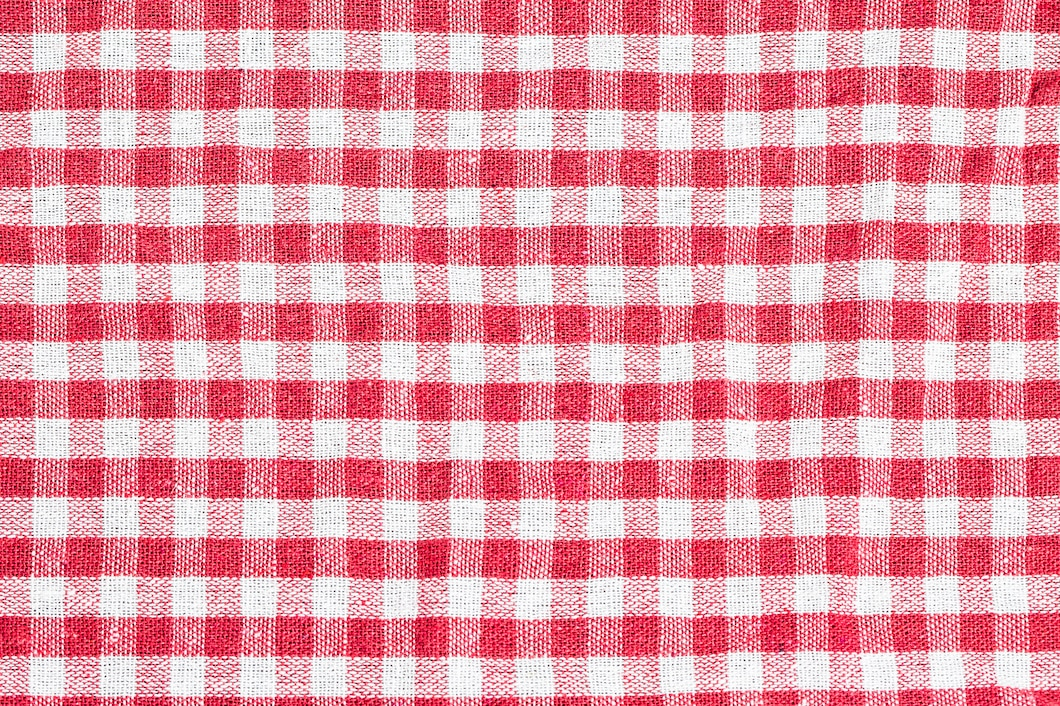
#> input picture train/backgrounds/bg-tablecloth-1.jpeg, 1060 x 706 px; its folder holds only this picture in this run
$ python main.py --in-bg train/backgrounds --in-obj train/backgrounds --img-prefix train/backgrounds/bg-tablecloth-1.jpeg   (older library calls are emulated)
#> lines starting #> are read from the running program, lines starting #| are printed output that depends on the picture
### utils.py
import time
from typing import Any
import numpy as np
import cv2


def get_cv2_perspective_transform(src: cv2.Mat, dst: cv2.Mat) -> Any:
    return cv2.getPerspectiveTransform(src, dst)


def current_ms() -> int:
    return round(time.time() * 1000)


# [6 lines left out: function calculate_coordinates, not called in this run]


def get_pil_perspective_transform(src, dst):
    matrix = []
    for p1, p2 in zip(dst, src):
        matrix.append([p1[0], p1[1], 1, 0, 0, 0,
                       -p2[0]*p1[0], -p2[0]*p1[1]])
        matrix.append([0, 0, 0, p1[0], p1[1], 1,
                       -p2[1]*p1[0], -p2[1]*p1[1]])
    A = np.matrix(matrix, dtype=np.float)
    B = np.array(src).reshape(8)
    res = np.dot(np.linalg.inv(A.T * A) * A.T, B)
    return np.array(res).reshape(8)

### main.py
from os import path
from PIL import Image, ImageDraw, ImageEnhance
import random
import utils
import json
from pathlib import Path
import argparse
import sys

BG_PATH = 'train/backgrounds'
ID_CARD_PATH = 'train/id-cards'
OUTPUT_IMAGE_PATH = 'export/data_sample'
OUTPUT_MASK_PATH = 'export/ground_truth'
GROUND_TRUTH_DIR = 'ground_truth'
DATASET_PREFIX = ['DG', 'DX', 'LG', 'LX']
VERSION = 31
COUNT_ITEM = 30
DELTA = 10  # percent
SCALE_MIN = 60  # percent, based on background image width
SCALE_MAX = 80  # percent, based on background image width
PADDING_TOP_BOTTOM = 20  # percent, based on background image height
PADDING_LEFT_RIGHT = 10  # percent, based on background image width
BRIGHTNESS_RANGE = (30, 150)
# currently, only these file extensions are supported
SUPPORTED_IMG_EXTENSIONS = ['png', 'jpeg', 'jpg']


# [21 lines left out: functions load_bg_img, load_obj_img, not called in this run]


def get_img_mask(img: Image.Image) -> Image.Image:
    _, _, _, mask = img.split()
    return mask


def resize_img(img: Image.Image, new_size: tuple[int, int]) -> Image.Image:
    new_img = img.resize(new_size)
    return new_img


def show_img(img: Image.Image) -> None:
    img.show()


def create_color_bg(bg_size: tuple[int, int], bg_color: tuple[int, int, int] = (0, 0, 0)) -> Image.Image:
    bg_with_color = Image.new('RGB', size=bg_size, color=bg_color)
    return bg_with_color


def choose_new_obj_size(bg_size: tuple[int, int], orig_obj_size: tuple[int, int]) -> tuple[int, int]:
    bg_width, bg_height = bg_size
    org_obj_width, org_obj_height = orig_obj_size
    scale_ratio = random.randint(SCALE_MIN, SCALE_MAX) / 100
    new_width = int(scale_ratio * bg_width)
    new_height = int((new_width / org_obj_width) * org_obj_height)
    # in case new height > background height
    if new_height > bg_height:
        new_height = bg_height - 5  # extra padding
        new_width = int((new_height / org_obj_height) * org_obj_width)
    return (new_width, new_height)


def random_rotate_angle() -> int:
    rotate_angle = random.randint(0, 20)
    return rotate_angle


def random_transform_perspective(img: Image.Image) -> Image.Image:
    w, h = img.size
    random_x1 = int(round((random.randint(0, DELTA) / 100) * w))
    random_y1 = int(round((random.randint(0, DELTA) / 100) * h))
    random_x2 = int(round((random.randint(0, DELTA) / 100) * w))
    random_y2 = int(round((random.randint(0, DELTA) / 100) * h))
    random_x3 = int(round((random.randint(0, DELTA) / 100) * w))
    random_y3 = int(round((random.randint(0, DELTA) / 100) * h))
    random_x4 = int(round((random.randint(0, DELTA) / 100) * w))
    random_y4 = int(round((random.randint(0, DELTA) / 100) * h))
    xy = [(0, 0), (w, 0), (w, h), (0, h)]
    new_xy = [(random_x1, random_y1), (w+random_x2, random_y2),
              (w+random_x3, h+random_y3), (random_x4, h+random_y4)]
    M = utils.get_pil_perspective_transform(xy, new_xy)

    delta_x = random_x1 + random_x2 + random_x3 + random_x4
    delta_y = random_y1 + random_y2 + random_y3 + random_y4
    new_img = img.transform(
        (w + delta_x, h + delta_y), Image.Transform.PERSPECTIVE, M, Image.Resampling.BICUBIC)
    return new_img


def generate_synthetic_img(bg_img: Image.Image, obj_img: Image.Image, output_name: str, out_dir: str, out_put_img_size=(128, 128)):
    bg_img_size = bg_img.size

    bg_resized = resize_img(img=bg_img, new_size=bg_img_size)
    result_bg = create_color_bg(bg_size=bg_img_size)

    obj_transformed = random_transform_perspective(obj_img)
    rotate_angle = random_rotate_angle()

    obj_rotated = obj_transformed.rotate(rotate_angle, expand=True)

    obj_img_size = choose_new_obj_size(
        bg_size=bg_img_size, orig_obj_size=obj_rotated.size)

    obj_resized = resize_img(img=obj_transformed, new_size=obj_img_size)

    result_mask = get_img_mask(obj_resized)

    x_range, y_range = utils.calculate_coordinates(
        bg_size=bg_img_size, obj_size=obj_resized.size)

    x_min, x_max = x_range
    y_min, y_max = y_range

    coordinates = (int(random.randint(x_min, x_max)),
                   int(random.randint(y_min, y_max)))

    bg_resized.paste(obj_resized, coordinates, mask=obj_resized)
    result_bg.paste(result_mask, coordinates, mask=result_mask)

    # enhance original image
    enhancer = ImageEnhance.Brightness(bg_resized)
    brightness_reduce_min, brightness_reduce_max = BRIGHTNESS_RANGE
    brightness_reduce_ratio = random.randint(
        brightness_reduce_min, brightness_reduce_max) / 100
    img_enhanced = enhancer.enhance(brightness_reduce_ratio)

    data_sample = resize_img(img=img_enhanced, new_size=out_put_img_size)
    mask = resize_img(img=result_bg, new_size=out_put_img_size)

    data_sample.save(f"{out_dir}/data/{output_name}.png")
    mask.save(f"{out_dir}/mask/{output_name}.png")


# [26 lines left out: functions get_ground_truth_quad, create_data_sample, load_dataset, not called in this run]


def generate_bulk_data(num_data: int, bg_path: str, output_prefix: str, obj_path: str, out_dir: str):
    bg_images = []
    obj_images = []
    for ext in SUPPORTED_IMG_EXTENSIONS:
        bg_ext_images = [str(p) for p in Path(bg_path).glob(f'*.{ext}')]
        obj_ext_images = [str(p) for p in Path(obj_path).glob(f'*.{ext}')]
        bg_images += bg_ext_images
        obj_images += obj_ext_images

    if len(bg_images) == 0 or len(obj_images) == 0:
        raise Exception("Sorry, no images in dir")

    for i in range(1, num_data + 1):
        print(f'Generating data {i:02d} ...')
        random_bg = random.choice(bg_images)
        random_obj = random.choice(obj_images)
        random_bg_img = Image.open(random_bg)
        random_obj_img = Image.open(random_obj)
        generate_synthetic_img(
            bg_img=random_bg_img, obj_img=random_obj_img, output_name=f'{output_prefix}{i:05d}', out_dir=out_dir)


def main():

    parser = argparse.ArgumentParser(
        description='Generate synthetic data from background and object images')
    parser.add_argument('--num', type=int, metavar='N', default=10,
                        help='the number of synthetic images')
    parser.add_argument('--in-bg', metavar='BG', required=True,
                        help='input background directory path')
    parser.add_argument('--in-obj', metavar='OBJ', required=True,
                        help='input object directory path')
    parser.add_argument('--img-prefix', metavar='PREFIX', required=True,
                        help='output images name prefix')
    parser.add_argument('--out-dir', type=str, metavar='OUTPUT', default='generated',
                        help='output directory path')
    args = parser.parse_args()
    if not len(sys.argv) > 1:
        parser.print_help()
    else:
        generate_bulk_data(num_data=args.num, bg_path=args.in_bg,
                           obj_path=args.in_obj, output_prefix=args.img_prefix, out_dir=args.out_dir)
#> in generate_bulk_data, random_bg_img is the input picture: PIL image 1060x706 RGB; mean R, G, B 226.1, 149.8, 162.3
#> in create_color_bg, `bg_with_color = Image.new('RGB', size=bg_size, color=bg_color)`: bg_with_color: PIL image 1060x706 RGB; every value is 0
#> in random_transform_perspective, `new_img = img.transform( (w + delta_x, h + delta_y), Image.Transform.P..`:
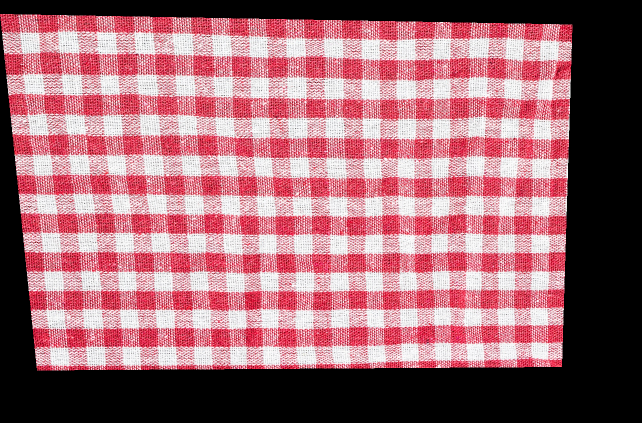
#> new_img: PIL image 1283x846 RGB (shown at 1/2 size); mean R, G, B 158.6, 105.4, 114.1
#> in generate_synthetic_img, `obj_rotated = obj_transformed.rotate(rotate_angle, expand=True)`:
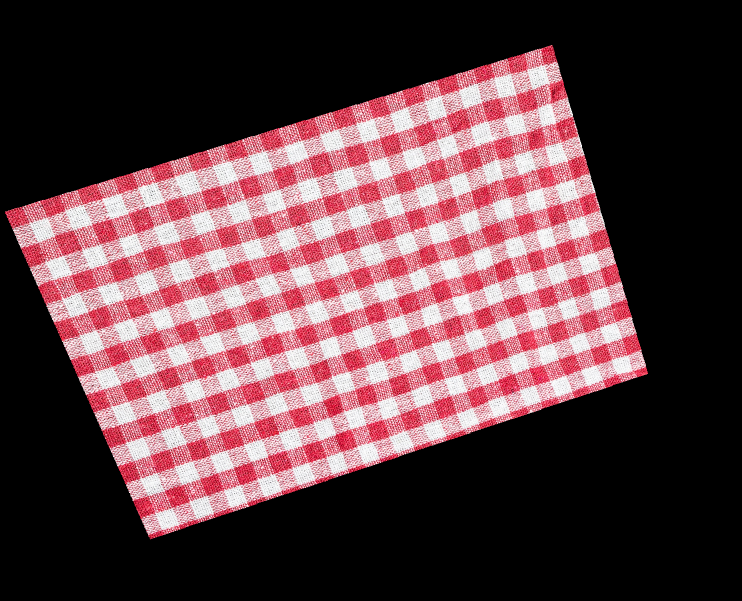
#> obj_rotated: PIL image 1483x1202 RGB (shown at 1/2 size); mean R, G, B 96.5, 64.2, 69.5
#> call 2 of resize_img, with new_size = (699, 566)
#> in resize_img (call 2), `new_img = img.resize(new_size)`:
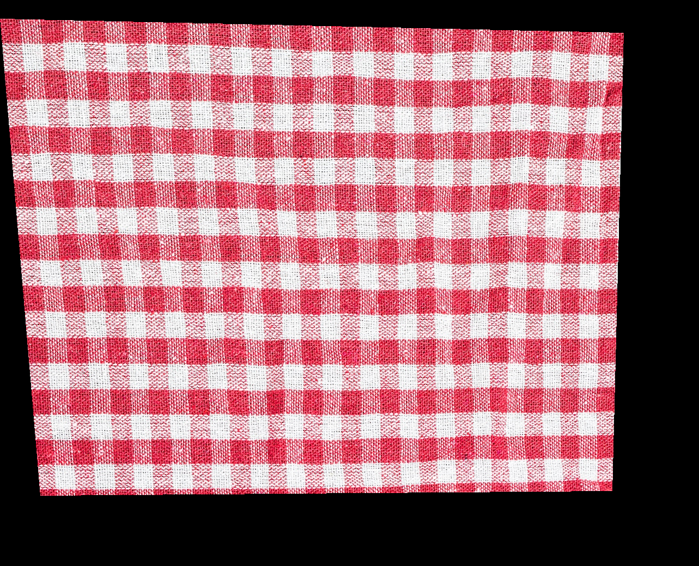
#> new_img: PIL image 699x566 RGB; mean R, G, B 158.5, 105.4, 114.1


if __name__ == '__main__':
#> (the run stopped early here; a loop or call above may not have finished)
